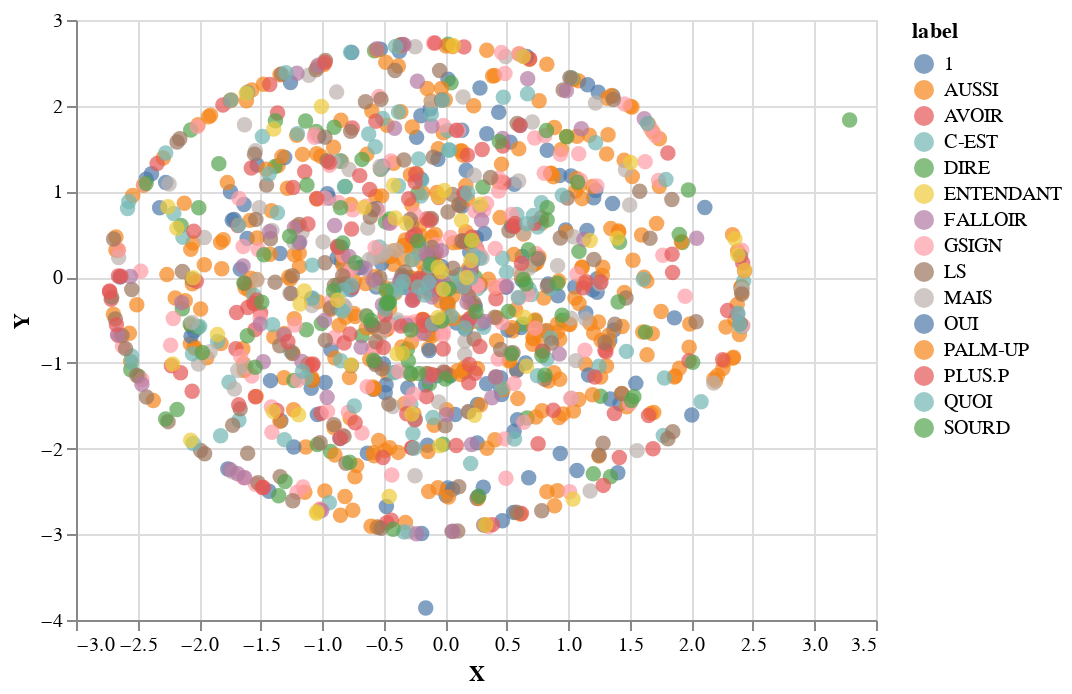
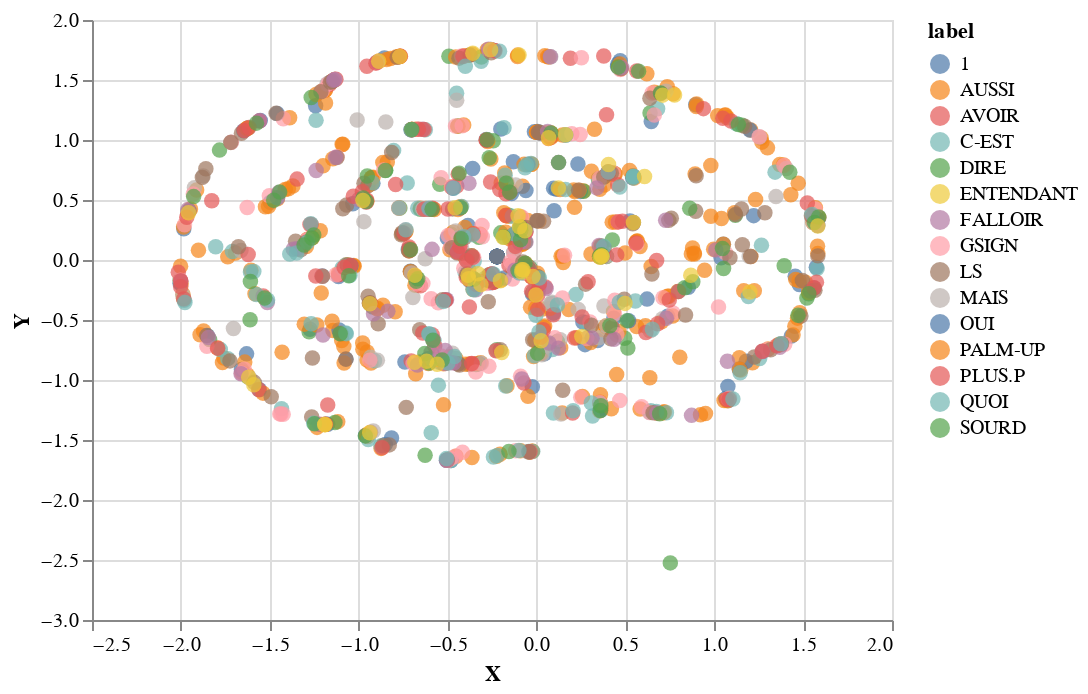
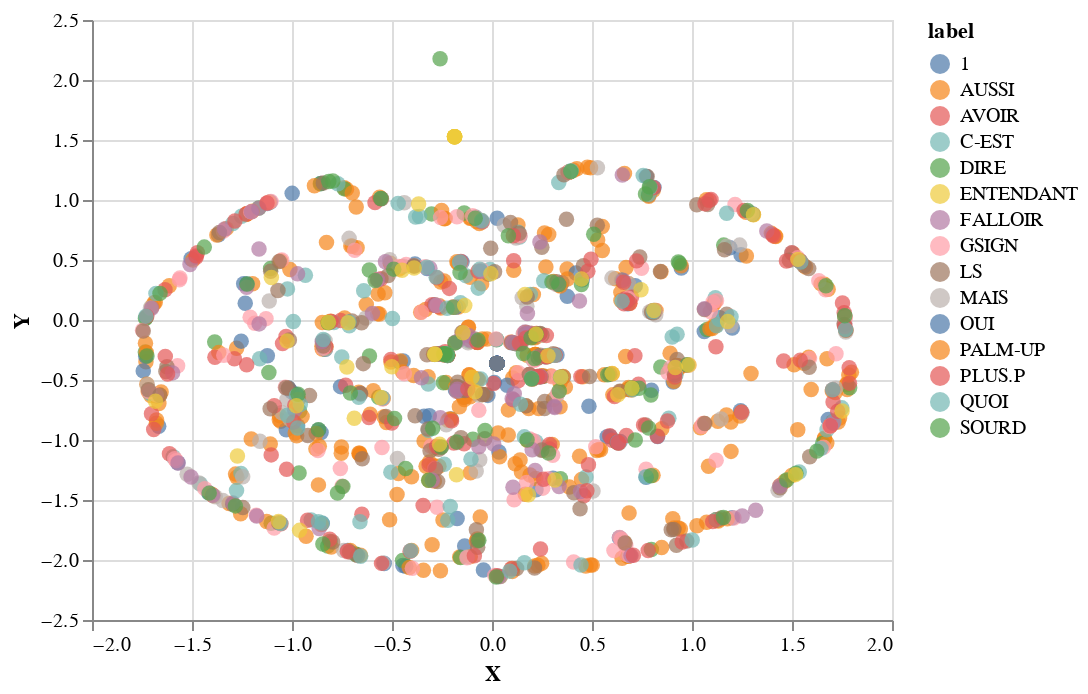
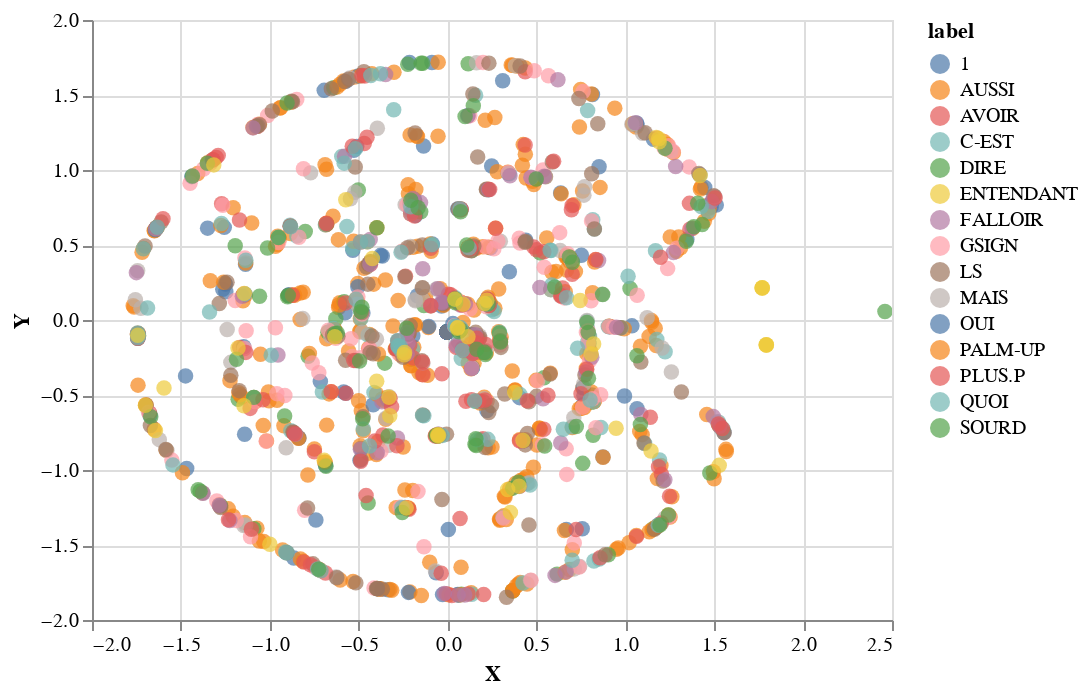

The notebook cell saved with these charts, in order:
### Code cell
perplexity = [5, 15, 30, 50, 100]

for p in perplexity:
    print("Perplexity {}".format(p))
    r = reduce_dim(p)
    create_plot(r, label)

### Figure 1 — Vega-Lite specification as saved in the notebook (floating-point values rounded to 4 significant figures; data arrays with more than 128 entries replaced by an {"elided": "..."} marker saying what was removed)
{"$schema": "https://vega.github.io/schema/vega-lite/v2.6.0.json", "config": {"view": {"height": 300, "width": 400}}, "data": {"name": "data-fbefc086e54b6f80881211ca7b26172e"}, "datasets": {"data-fbefc086e54b6f80881211ca7b26172e": {"elided": "1433 records"}}, "encoding": {"color": {"field": "label", "type": "nominal"}, "x": {"field": "X", "type": "quantitative"}, "y": {"field": "Y", "type": "quantitative"}}, "mark": {"size": 60, "type": "circle"}, "selection": {"selector001": {"bind": "scales", "encodings": ["x", "y"], "mark": {"fill": "#333", "fillOpacity": 0.125, "stroke": "white"}, "on": "[mousedown, window:mouseup] > window:mousemove!", "resolve": "global", "translate": "[mousedown, window:mouseup] > window:mousemove!", "type": "interval", "zoom": "wheel!"}}}

### Figure 2 — Vega-Lite specification as saved in the notebook (floating-point values rounded to 4 significant figures; data arrays with more than 128 entries replaced by an {"elided": "..."} marker saying what was removed)
{"$schema": "https://vega.github.io/schema/vega-lite/v2.6.0.json", "config": {"view": {"height": 300, "width": 400}}, "data": {"name": "data-91433a63f1e83c883b04596c5ac30fdd"}, "datasets": {"data-91433a63f1e83c883b04596c5ac30fdd": {"elided": "1433 records"}}, "encoding": {"color": {"field": "label", "type": "nominal"}, "x": {"field": "X", "type": "quantitative"}, "y": {"field": "Y", "type": "quantitative"}}, "mark": {"size": 60, "type": "circle"}, "selection": {"selector002": {"bind": "scales", "encodings": ["x", "y"], "mark": {"fill": "#333", "fillOpacity": 0.125, "stroke": "white"}, "on": "[mousedown, window:mouseup] > window:mousemove!", "resolve": "global", "translate": "[mousedown, window:mouseup] > window:mousemove!", "type": "interval", "zoom": "wheel!"}}}

### Figure 3 — Vega-Lite specification as saved in the notebook (floating-point values rounded to 4 significant figures; data arrays with more than 128 entries replaced by an {"elided": "..."} marker saying what was removed)
{"$schema": "https://vega.github.io/schema/vega-lite/v2.6.0.json", "config": {"view": {"height": 300, "width": 400}}, "data": {"name": "data-3fabc1de309a9f048a10d29b150a1825"}, "datasets": {"data-3fabc1de309a9f048a10d29b150a1825": {"elided": "1433 records"}}, "encoding": {"color": {"field": "label", "type": "nominal"}, "x": {"field": "X", "type": "quantitative"}, "y": {"field": "Y", "type": "quantitative"}}, "mark": {"size": 60, "type": "circle"}, "selection": {"selector003": {"bind": "scales", "encodings": ["x", "y"], "mark": {"fill": "#333", "fillOpacity": 0.125, "stroke": "white"}, "on": "[mousedown, window:mouseup] > window:mousemove!", "resolve": "global", "translate": "[mousedown, window:mouseup] > window:mousemove!", "type": "interval", "zoom": "wheel!"}}}

### Figure 4 — Vega-Lite specification as saved in the notebook (floating-point values rounded to 4 significant figures; data arrays with more than 128 entries replaced by an {"elided": "..."} marker saying what was removed)
{"$schema": "https://vega.github.io/schema/vega-lite/v2.6.0.json", "config": {"view": {"height": 300, "width": 400}}, "data": {"name": "data-a89896e640b07b3aa813626d5efde263"}, "datasets": {"data-a89896e640b07b3aa813626d5efde263": {"elided": "1433 records"}}, "encoding": {"color": {"field": "label", "type": "nominal"}, "x": {"field": "X", "type": "quantitative"}, "y": {"field": "Y", "type": "quantitative"}}, "mark": {"size": 60, "type": "circle"}, "selection": {"selector004": {"bind": "scales", "encodings": ["x", "y"], "mark": {"fill": "#333", "fillOpacity": 0.125, "stroke": "white"}, "on": "[mousedown, window:mouseup] > window:mousemove!", "resolve": "global", "translate": "[mousedown, window:mouseup] > window:mousemove!", "type": "interval", "zoom": "wheel!"}}}
